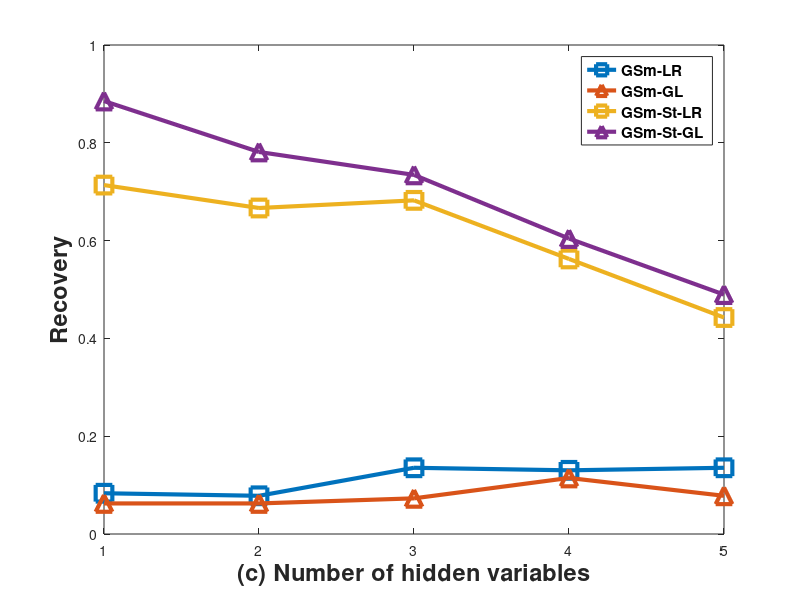

This chart was generated by the following MATLAB code: (Note: this script raises an error after producing the figure.)
%% Print results
load('exp7.mat');
mrkt = {'s-','^-','^-','s-','s-'};

figure('Position',[100,100,750,550])
aux = squeeze(sum(fsc==1)/prms.nG);
prms.models ={'GSm-LR','GSm-GL','GSm-St-GL','GSm-St-LR'};
for k = [1,2,4,3]
    plot(prms.H,aux(:,k),mrkt{k},'MarkerSize',12,'LineWidth',3) 
    hold on
end    

%title('Mean Fscore')
%xlabel('Hidden variables')
%ylim([min(min(squeeze(median(fsc)))) 1])
legend(prms.models([1,2,4,3]),'FontSize',11,'FontWeight','bold')
xlabel('(c) Number of hidden variables','FontSize',17,'FontWeight','bold')
ylabel('Recovery','FontSize',17,'FontWeight','bold')
set(gca,'xtick',1:5)
ax = gca;
ax.FontSize = 17;
grid on


%%
clear
% addpath('utils/func');
% addpath('utils/sgwt_toolbox')
% addpath('utils/toolbox');
addpath(genpath('../../utils'));
addpath(genpath('../../optim'));
rng(10);
prms.N = 20;
prms.norm_L = true;
prms.sigma = 0;
prms.p = 0.3;%ER
prms.m = 1;%BA
prms.connected = true; %RBF
prms.K = 4; %SW
prms.beta = 0.3;%SW
prms.M = 100;
prms.norm_noise = true;
prms.sampled = false;
prms.L_bin = true;  % ------> Enlaces binarios

prms.nG = 128;
prms.H = 1:5; %vector de ocultas
prms.g_type = 'RBF';
prms.sig_type = 'FA';
prms.rm_node = {'rand'};
prms.models = {'GSm-LR','GSm-GL','GSm-St-LR','GSm-St-GL'};
%prms.models = {'GSm-St-LR','GSm-St-GL'};
prms.iters = 10;
prms.verb = false;

tic
[fsc,out] = get_results(prms);
toc

%%
mrkt = {'s-','^-','^-','s-','s-'};
th = 1;
figure('Position',[100,100,750,550])
aux = squeeze(sum(fsc==th)/prms.nG);
for k = 1:numel(prms.models) 
    plot(prms.H,aux(:,k),mrkt{k},'MarkerSize',12,'LineWidth',3) 
    hold on
end    

%title('Mean Fscore')
%xlabel('Hidden variables')
%ylim([min(min(squeeze(median(fsc)))) 1])
legend(prms.models,'FontSize',11,'FontWeight','bold')
xlabel('(c) Number of hidden variables','FontSize',17,'FontWeight','bold')
ylabel('Recovery','FontSize',17,'FontWeight','bold')
set(gca,'xtick',1:5)
ax = gca;
ax.FontSize = 17;
grid on


